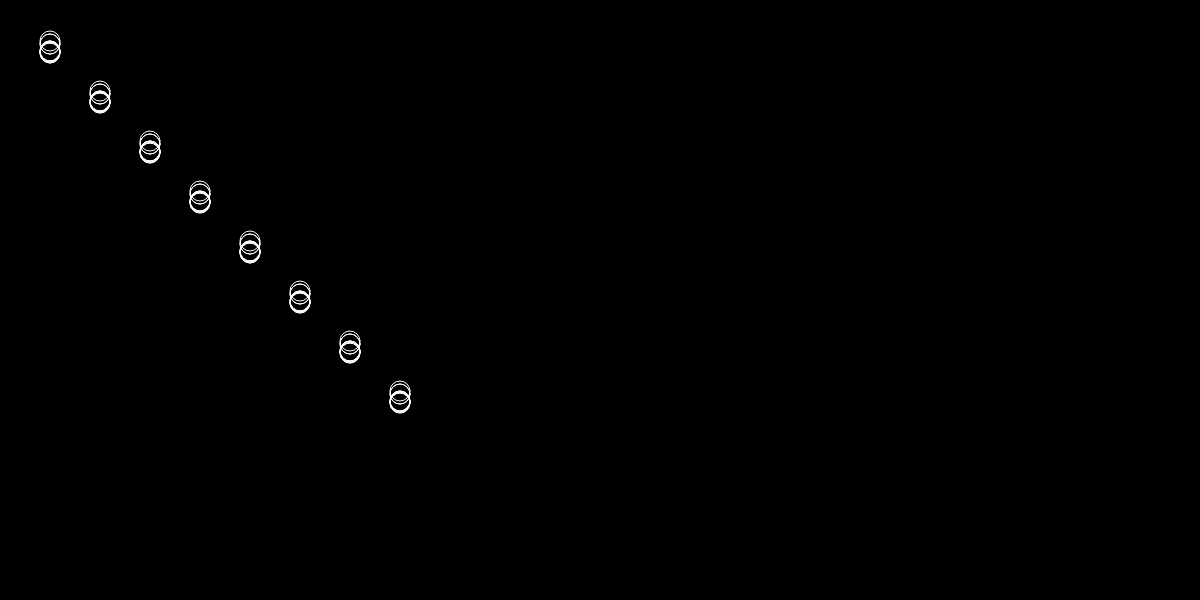
Frame 1 (no input)
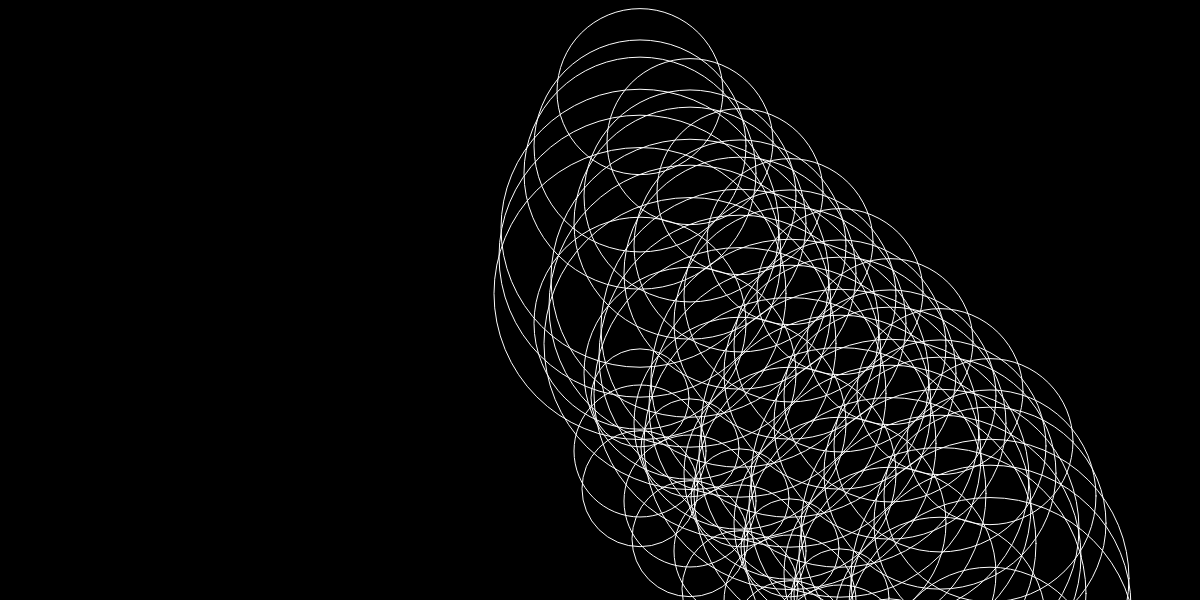
Frame 60 (no input)
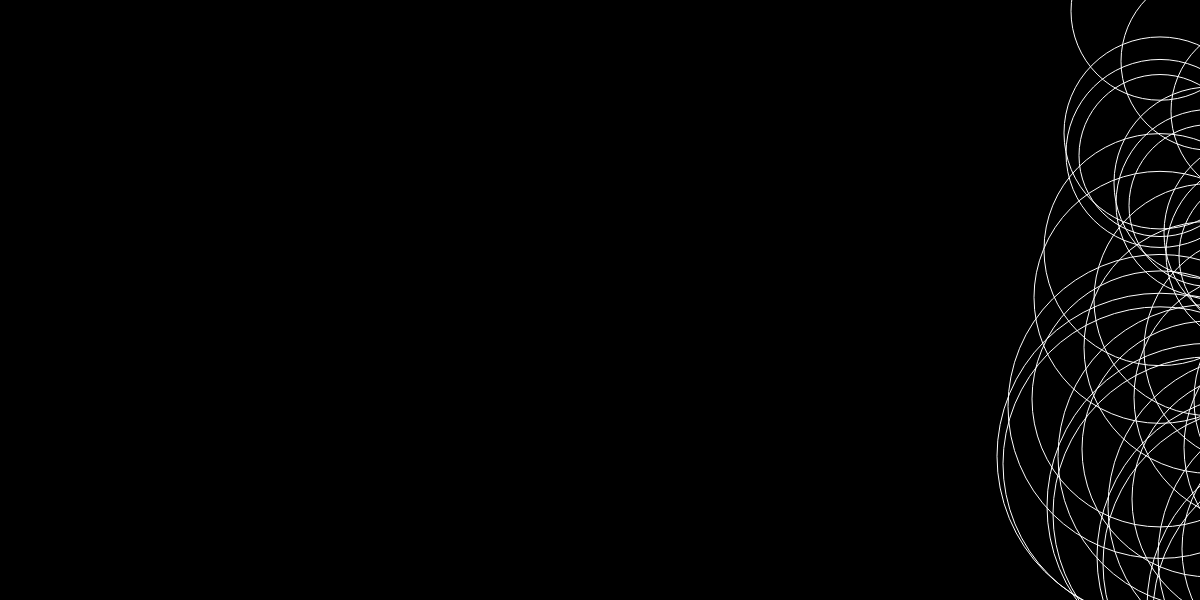
Frame 120 (the mouse pressed at the canvas centre since frame 60)

The p5.js sketch that drew these frames (run headless with seeded random() and noise() and a simulated clock; from frame 60 on, the mouse is pressed at the canvas centre):

// p5.js sketch
// ── sketch.js
let bugs = [];
let how_many_bugs = 10;


// Setup a for() Loop and Array.
function setup(){
    createCanvas( windowWidth, 600);

    for (let i = 0; i < how_many_bugs; i ++ ){
        bugs.push( new Caterpillar() );
    }

}

// Draw a for()loop that takes the data from the array and draws it according to the frame methods I wrote in my caterpillar class.
function draw(){
    frameRate(20);

    background(0);

    for(let i = 0; i < bugs.length; i ++){
        bugs[i].frame(bugs, i);
    }

}

// ── caterpillar.js
// I was attempting to make caterpillars, but it looks nothing like that anymore. It's more like ripples, or concentric circles. Anyway, I'm leaving the name.
class Caterpillar {

    constructor(){
        this.x_location = 50;
        this.y_location = ceil( random(40, 55) );
        this.size = 20;
        this.diameter = this.size * 0.5;
        this.delta_x = 10;
        this.delta_y = random(10);
    }


    frame(objArr, myIdx) {
        this.display();
        this.move();
        this.bounce();
        this.touching(objArr, myIdx);
    }
    
    // Display the circles
    display() {

        push();
            
            for( let i = 0; i <= 350; i +=50 ){
                noFill();
                stroke(255);
                ellipse(this.x_location + i, this.y_location + i, this.size);
            }
            // First I made one single circle, then I looped it. But I don't understand why only the first circle is effected by my bouncing and the touching.
            //ellipse(this.x_location, this.y_location, this.size);
        pop();

    }

    // This makes the circles move across the screen
    move() {

        // Horizontal movement
        this.x_location += this.delta_x;

        // Vertical movement
        this.y_location += this.delta_y;

    }

    // This makes the circles bounce left to right and up and down
    bounce(){
        // left to right movement
        if (this.x_location >= width || this.x_location <= 0){
            this.delta_x *= -1;
        }

        // up and down movement
        if (this.y_location >= height -100 || this.y_location <= 0){
            this.delta_y *= -1;
        }
    }

    // New goal. Make things interact, somehow.

    // If the circles are touching, they grow to a certain size. 
    // Code adapted from Dr. Musick's 'Bouncing Happy Face' 
    // montana-media-arts.github.io/creative-coding-1/modules/week-12/more-examples/
    touching(objArr, myIdx) {
        for (var i = 0; i < objArr.length; i++) {
            if (myIdx !== i) {
                var obj = objArr[i];
                var objDist = dist(this.x_location, this.y_location, obj.x_location, obj.y_location);
                var maxDist = this.diameter + obj.diameter;
                if (objDist <= maxDist) {
                    this.size += 2;

                    if (this.size > height || this.size > width){
                        this.size = 10;
                    }
                    
                }
                    
            }
        }
    }


}
